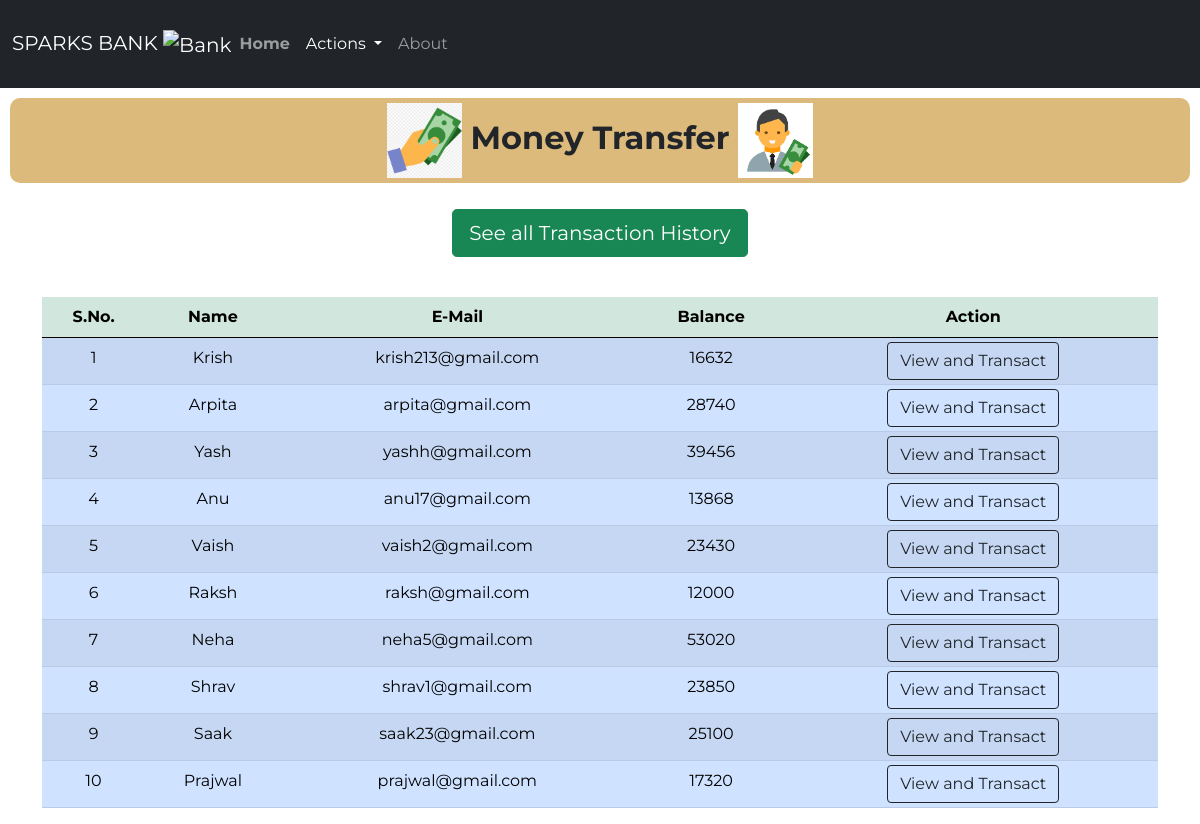
The page /money.php on the database its author committed.
### tables this page shows
CREATE TABLE `users` (
  `id` int(8) NOT NULL,
  `name` varchar(20) NOT NULL,
  `email` varchar(30) NOT NULL,
  `balance` int(8) NOT NULL
);

### money.php (the view, shortened to what this page needs)
<!doctype html>
<html lang="en">
<head>
    <link href="https://cdn.jsdelivr.net/npm/bootstrap@5.0.0-beta1/dist/css/bootstrap.min.css" rel="stylesheet">
    <link rel="stylesheet" href="css/style2.css">
<body>
    <?php
    include 'connect.php';
    $sql = "SELECT * FROM users";
    $result = mysqli_query($conn, $sql);
    ?>
    <nav class="navbar py-2 navbar-expand-lg navbar-dark bg-dark">
        <div class="container-fluid">
            <a class="navbar-brand" href="#">SPARKS BANK <img src="logos/logo.webp" alt="Bank" width="50" height="50"></a>
            <div class="collapse navbar-collapse" id="navbarSupportedContent">
                <ul class="navbar-nav me-auto mb-8 mb-lg-0">
                    <li class="nav-item py-3">
                        <a class="nav-link" aria-current="page" href="index.php"><strong>Home</strong></a>
                    </li>
                    <li class="nav-item dropdown py-3">
                        <a class="nav-link dropdown-toggle active" href="#" id="navbarDropdown" role="button" data-bs-toggle="dropdown" aria-expanded="false">
                            Actions
                        </a>
                    </li>
                    <li class="nav-item py-3">
                        <a class="nav-link" href="index.php">About</a>
                    </li>
                </ul>
            </div>
        </div>
    </nav>
    <class class="welcome">
        <h2>
            <img src="logos/logo5.png" alt="Bank" width="75" height="75" style="font-weight: bold;"> <strong>Money
                Transfer</strong> <img src="logos/logo3.png" alt="Bank" width="75" height="75">
        </h2>
    </class>
    <div class="d-grip gap-2 col-6 mx-auto text-center p-3 mb-2">
        <a href="history.php"><button type="button" class="btn btn-success btn-lg mb-3">See all Transaction History</button></a>
    </div>
    <div class="container">
        <div class="row text-center">
            <div class="col text-center">
                <div class="table-responsive-sm">
                    <table class="table table-primary table-striped table-sm">
                        <thead style="color : black;" class="table-success">
                            <tr>
                                <th scope="col" class="text-center py-2">S.No.</th>
                                <th scope="col" class="text-center py-2">Name</th>
                                <th scope="col" class="text-center py-2">E-Mail</th>
                                <th scope="col" class="text-center py-2">Balance</th>
                                <th scope="col" class="text-center py-2">Action</th>
                            </tr>
                        </thead>
                        <tbody>
                            <?php
                            while ($rows = mysqli_fetch_assoc($result)) {
                            ?>
                                <tr style="color : black;">
                                    <td class="text-center py-2">
                                        <?php echo $rows['id'] ?>
                                    </td>
                                    <td class="text-center py-2">
                                        <?php echo $rows['name'] ?>
                                    </td>
                                    <td class="text-center py-2">
                                        <?php echo $rows['email'] ?>
                                    </td>
                                    <td class="text-center py-2">
                                        <?php echo $rows['balance'] ?>
                                    </td>
                                    <td><a href="users.php?id= <?php echo $rows['id']; ?>"> <button class="btn btn-outline-dark ">View and Transact</button></a></td>
                                </tr>
                            <?php
                            }
                            ?>
                        </tbody>
                    </table>
                </div>
            </div>
        </div>
    </div>
</body>
</html>

### style2.css (style rules this page uses)
* { font-family: 'Montserrat', sans-serif; }
.welcome h2 { margin: 10px; padding: 5px; text-align: center; background-color:rgba(216, 180, 112, 0.911) ; border-radius: 10px; }

### rows shown on the page
users: id "1", name "Krish", email "krish213@gmail.com", balance "16632"
users: id "2", name "Arpita", email "arpita@gmail.com", balance "28740"
users: id "3", name "Yash", email "yashh@gmail.com", balance "39456"
users: id "4", name "Anu", email "anu17@gmail.com", balance "13868"
users: id "5", name "Vaish", email "vaish2@gmail.com", balance "23430"
users: id "6", name "Raksh", email "raksh@gmail.com", balance "12000"
users: id "7", name "Neha", email "neha5@gmail.com", balance "53020"
users: id "8", name "Shrav", email "shrav1@gmail.com", balance "23850"
users: id "9", name "Saak", email "saak23@gmail.com", balance "25100"
users: id "10", name "Prajwal", email "prajwal@gmail.com", balance "17320"
